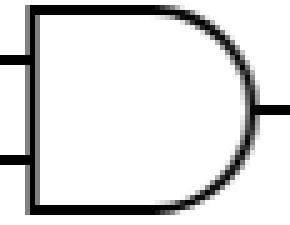
#> input picture images/and.PNG, 58 x 45 px, found by its file name (shown 5 times larger)
$ python image_to_truthtable.py
#> lines starting #> are read from the running program, lines starting #| are printed output that depends on the picture
# -*- coding: utf-8 -*-
"""V2_with_bridges.ipynb

Automatically generated by Colaboratory.

Original file is located at
    https://colab.research.google.com/drive/1r07nhGnDgMuLBT_O2jO9ZrBuN4CrEpwo
"""

# Commented out IPython magic to ensure Python compatibility.
# ****************************** Importing Labraries *****************************************
import cv2
import numpy as np
import matplotlib.pyplot as plt
import matplotlib.image as mpimg
import numpy as np
import argparse
import cv2
from skimage.util import img_as_float

# %matplotlib inline

# ************************ reading the image and the templates *************
filename = 'circuit.png'
img = cv2.imread(filename, cv2.IMREAD_GRAYSCALE)
temp1 = cv2.imread("and.PNG", cv2.IMREAD_GRAYSCALE)
#> temp1 is the input picture: shape (45, 58); min 0, max 255, mean 222.6
temp2 = cv2.imread("or.PNG", cv2.IMREAD_GRAYSCALE)
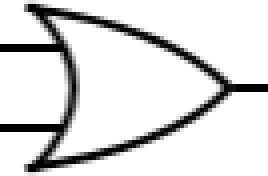
#> input picture images/or.PNG, 67 x 44 px, found by its file name (shown 4 times larger)
#> temp2 is the input picture: shape (44, 67); min 0, max 255, mean 221.3
temp3 = cv2.imread("xor.PNG", cv2.IMREAD_GRAYSCALE)
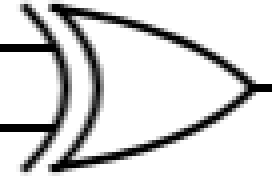
#> input picture images/xor.PNG, 68 x 44 px, found by its file name (shown 4 times larger)
#> temp3 is the input picture: shape (44, 68); min 0, max 255, mean 214.9
temp4 = cv2.imread("not.PNG", cv2.IMREAD_GRAYSCALE)
# greimg = cv2.cvtColor(img, cv2.COLOR_BGR2GRAY)
# template = cv2.imread("messi_face.jpg", 0)
# w, h = template.shape[::-1]

# ************************ Gate Detection *********************************

# ******************************* getting height and width for each gate ***************
w_and, h_and = temp1.shape[::-1]
#> w_and = 58; h_and = 45
w_or, h_or = temp2.shape[::-1]
#> w_or = 67; h_or = 44
w_xor, h_xor = temp3.shape[::-1]
#> w_xor = 68; h_xor = 44
#> (the run stopped early here; a loop or call above may not have finished)
